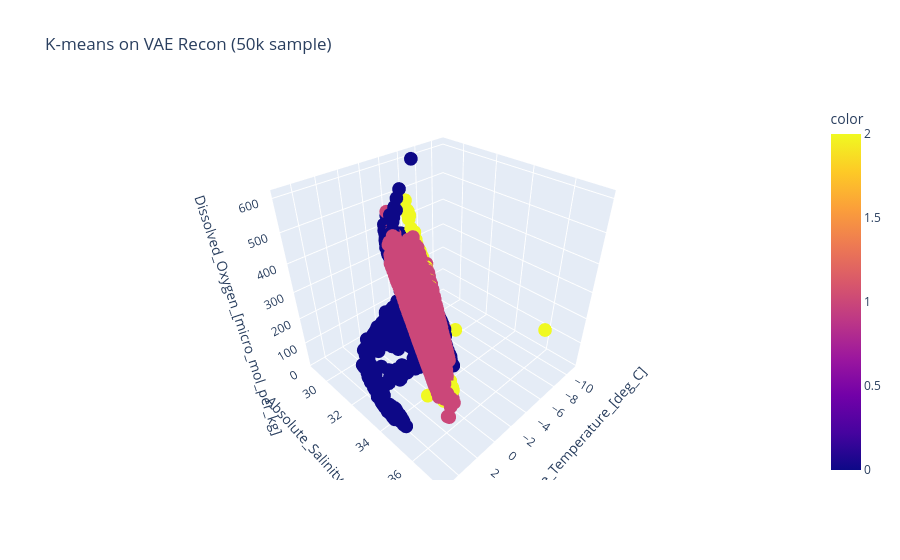

Notebook code cell kept with this figure:
### Code cell
df_recon = pd.DataFrame(recon.numpy(), columns=sampled_df.columns)

fig = px.scatter_3d(
    df_recon,
    x='Conservative_Temperature_[deg_C]', y='Absolute_Salinity_[PSU]', z='Dissolved_Oxygen_[micro_mol_per_kg]',
    color=labels,
    title="K-means on VAE Recon (50k sample)"
)
fig.show()

### Figure 1 — Plotly figure (JSON) as saved in the notebook; plotly's stock layout.template omitted (floating-point values rounded to 4 significant figures; data arrays with more than 128 entries replaced by an {"elided": "..."} marker saying what was removed)
{"data": [{"hovertemplate": "Conservative_Temperature_[deg_C]=%{x}<br>Absolute_Salinity_[PSU]=%{y}<br>Dissolved_Oxygen_[micro_mol_per_kg]=%{z}<br>color=%{marker.color}<extra></extra>", "legendgroup": "", "marker": {"color": {"elided": "60643 int values"}, "coloraxis": "coloraxis", "symbol": "circle"}, "mode": "markers", "name": "", "scene": "scene", "showlegend": false, "type": "scatter3d", "x": {"elided": "60643 float values"}, "y": {"elided": "60643 float values"}, "z": {"elided": "60643 float values"}}], "layout": {"coloraxis": {"colorbar": {"title": {"text": "color"}}, "colorscale": [[0, "#0d0887"], [0.1111, "#46039f"], [0.2222, "#7201a8"], [0.3333, "#9c179e"], [0.4444, "#bd3786"], [0.5556, "#d8576b"], [0.6667, "#ed7953"], [0.7778, "#fb9f3a"], [0.8889, "#fdca26"], [1, "#f0f921"]]}, "legend": {"tracegroupgap": 0}, "scene": {"domain": {"x": [0, 1], "y": [0, 1]}, "xaxis": {"title": {"text": "Conservative_Temperature_[deg_C]"}}, "yaxis": {"title": {"text": "Absolute_Salinity_[PSU]"}}, "zaxis": {"title": {"text": "Dissolved_Oxygen_[micro_mol_per_kg]"}}}, "title": {"text": "K-means on VAE Recon (50k sample)"}}}
